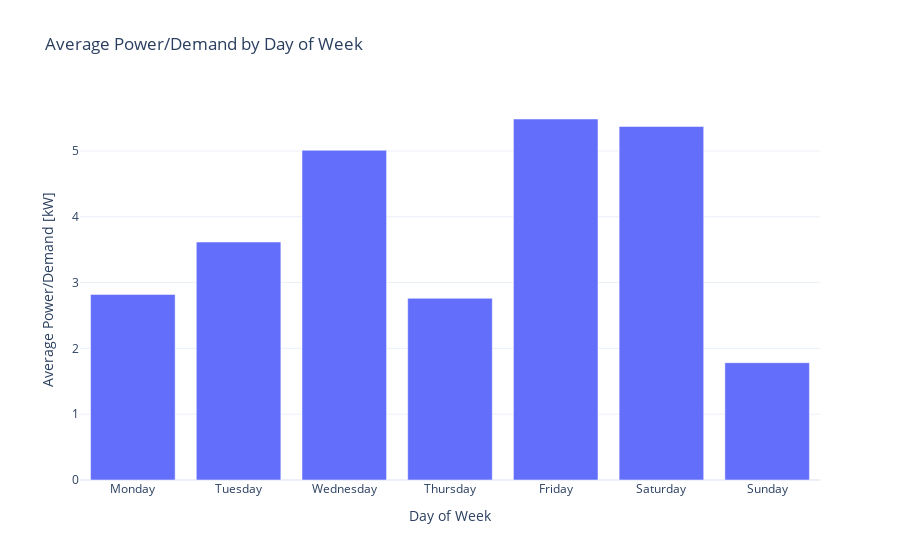

Here is the notebook cell this chart was saved with:
### Code cell
# average load per day of week
df_1m["day_of_week"] = df_1m["timestamp"].dt.day_name()
avg_load_by_day = df_1m.groupby("day_of_week")["avg_load"].mean().reindex([
    "Monday", "Tuesday", "Wednesday", "Thursday", "Friday", "Saturday", "Sunday"
])
fig = go.Figure()
fig.add_trace(
    go.Bar(
        x=avg_load_by_day.index,
        y=avg_load_by_day.values / 1e3,
        name="Average Load"
    )
)
fig.update_layout(
    title="Average Power/Demand by Day of Week",
    xaxis_title="Day of Week",
    yaxis_title="Average Power/Demand [kW]",
    template="plotly_white",
)

### Figure 1 — Plotly figure (JSON) as saved in the notebook; plotly's stock layout.template omitted (floating-point values rounded to 4 significant figures)
{"data": [{"name": "Average Load", "type": "bar", "x": ["Monday", "Tuesday", "Wednesday", "Thursday", "Friday", "Saturday", "Sunday"], "y": [2.82, 3.616, 5.011, 2.761, 5.486, 5.373, 1.783]}], "layout": {"title": {"text": "Average Power/Demand by Day of Week"}, "xaxis": {"title": {"text": "Day of Week"}}, "yaxis": {"title": {"text": "Average Power/Demand [kW]"}}}}
